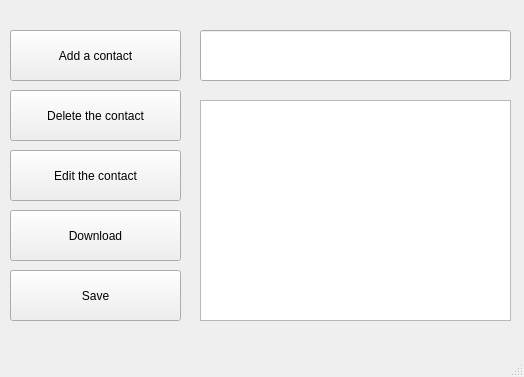
<?xml version="1.0" encoding="UTF-8"?>
<ui version="4.0">
 <class>MainWindow</class>
 <widget class="QMainWindow" name="MainWindow">
  <property name="geometry">
   <rect>
    <x>0</x>
    <y>0</y>
    <width>524</width>
    <height>377</height>
   </rect>
  </property>
  <property name="windowTitle">
   <string>MainWindow</string>
  </property>
  <widget class="QWidget" name="centralwidget">
   <widget class="QPushButton" name="addButton">
    <property name="geometry">
     <rect>
      <x>10</x>
      <y>30</y>
      <width>171</width>
      <height>51</height>
     </rect>
    </property>
    <property name="text">
     <string>Add a contact</string>
    </property>
   </widget>
   <widget class="QPushButton" name="deleteButton">
    <property name="geometry">
     <rect>
      <x>10</x>
      <y>90</y>
      <width>171</width>
      <height>51</height>
     </rect>
    </property>
    <property name="text">
     <string>Delete the contact</string>
    </property>
   </widget>
   <widget class="QPushButton" name="loadFromFileButton">
    <property name="geometry">
     <rect>
      <x>10</x>
      <y>210</y>
      <width>171</width>
      <height>51</height>
     </rect>
    </property>
    <property name="text">
     <string>Download</string>
    </property>
   </widget>
   <widget class="QPushButton" name="editButton">
    <property name="geometry">
     <rect>
      <x>10</x>
      <y>150</y>
      <width>171</width>
      <height>51</height>
     </rect>
    </property>
    <property name="text">
     <string>Edit the contact</string>
    </property>
   </widget>
   <widget class="QListWidget" name="listWidget">
    <property name="geometry">
     <rect>
      <x>200</x>
      <y>100</y>
      <width>311</width>
      <height>221</height>
     </rect>
    </property>
   </widget>
   <widget class="QLineEdit" name="searchLineEdit">
    <property name="geometry">
     <rect>
      <x>200</x>
      <y>30</y>
      <width>311</width>
      <height>51</height>
     </rect>
    </property>
   </widget>
   <widget class="QPushButton" name="saveToFileFileButton">
    <property name="geometry">
     <rect>
      <x>10</x>
      <y>270</y>
      <width>171</width>
      <height>51</height>
     </rect>
    </property>
    <property name="text">
     <string>Save</string>
    </property>
   </widget>
  </widget>
  <widget class="QMenuBar" name="menubar">
   <property name="geometry">
    <rect>
     <x>0</x>
     <y>0</y>
     <width>524</width>
     <height>26</height>
    </rect>
   </property>
  </widget>
  <widget class="QStatusBar" name="statusbar"/>
 </widget>
 <resources/>
 <connections/>
</ui>
